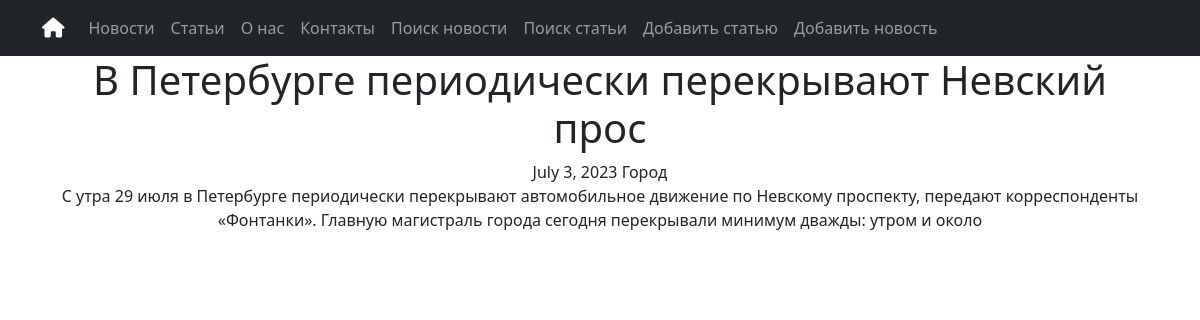
Screenshot of /news/1 with the database file from the repository.
### simpleapp/models.py (models this page shows, shortened)
class News(models.Model):
    title = models.CharField(
        max_length=50,
        unique=True, # названия товаров не должны повторяться
    )
    description = models.TextField()
    date = models.DateField(help_text=('YYYY-MM-DD'))
    category = models.ForeignKey(
        to='Category',
        on_delete=models.CASCADE,
        related_name='news', # все продукты в категории будут доступны через поле news
    )
    class Meta:
        verbose_name_plural = "News"

class Category(models.Model):
    name = models.CharField(max_length=100, unique=True)
    subscribers = models.ManyToManyField(User, blank=True, null=True, related_name='categories' )
    def __str__(self):
        return self.name.title()
    class Meta:
        verbose_name_plural = "Categories"

### simpleapp/views.py (the view)
# urls.py: path('<int:pk>', NewsDetail.as_view(), name='news_detail'),
class NewsDetail(DetailView):
    model = News
    template_name = 'news/news-detail.html'
    context_object_name = 'news'

### articles/templatetags/custom_censor.py (called while the page is built)
@register.filter()
def censor(value):
    mat = ["банан", "помидор"]
    save_value = []
    words = value.split(' ')
    for word in words:
        a_word = word.lower()
        if a_word in mat:
            lene = len(word)
            wor = []
            for x in word[: -(lene - 1)]:
                wor.append(x)
            for a in range(lene - 1):
                wor.append("*")
            wor =  ''.join(wor)
            save_value.append(wor)
        else:
            save_value.append(word)
    save_value = ' '.join(save_value)
    return save_value

### templates/news/news-detail.html (shortened to what this page needs)
{% extends 'flatpages/default.html' %}
{% load custom_censor %}
{% block content %}
<h1>{{ news.title }}</h1>
<span>{{ news.date }}</span>
<span>{{ news.category }}</span>
<p>{{ news.description|censor }}</p>
{% endblock content %}

### rows the page displays
News: title "В Петербурге периодически перекрывают Невский прос", date "July 3, 2023", category "Город", description|censor "С утра 29 июля в Петербурге периодически перекрывают автомобильное движение по Невскому проспекту, передают корреспонденты «Фонтанки». Главную магистраль города сегодня перекрывали минимум дважды: утром и около"
